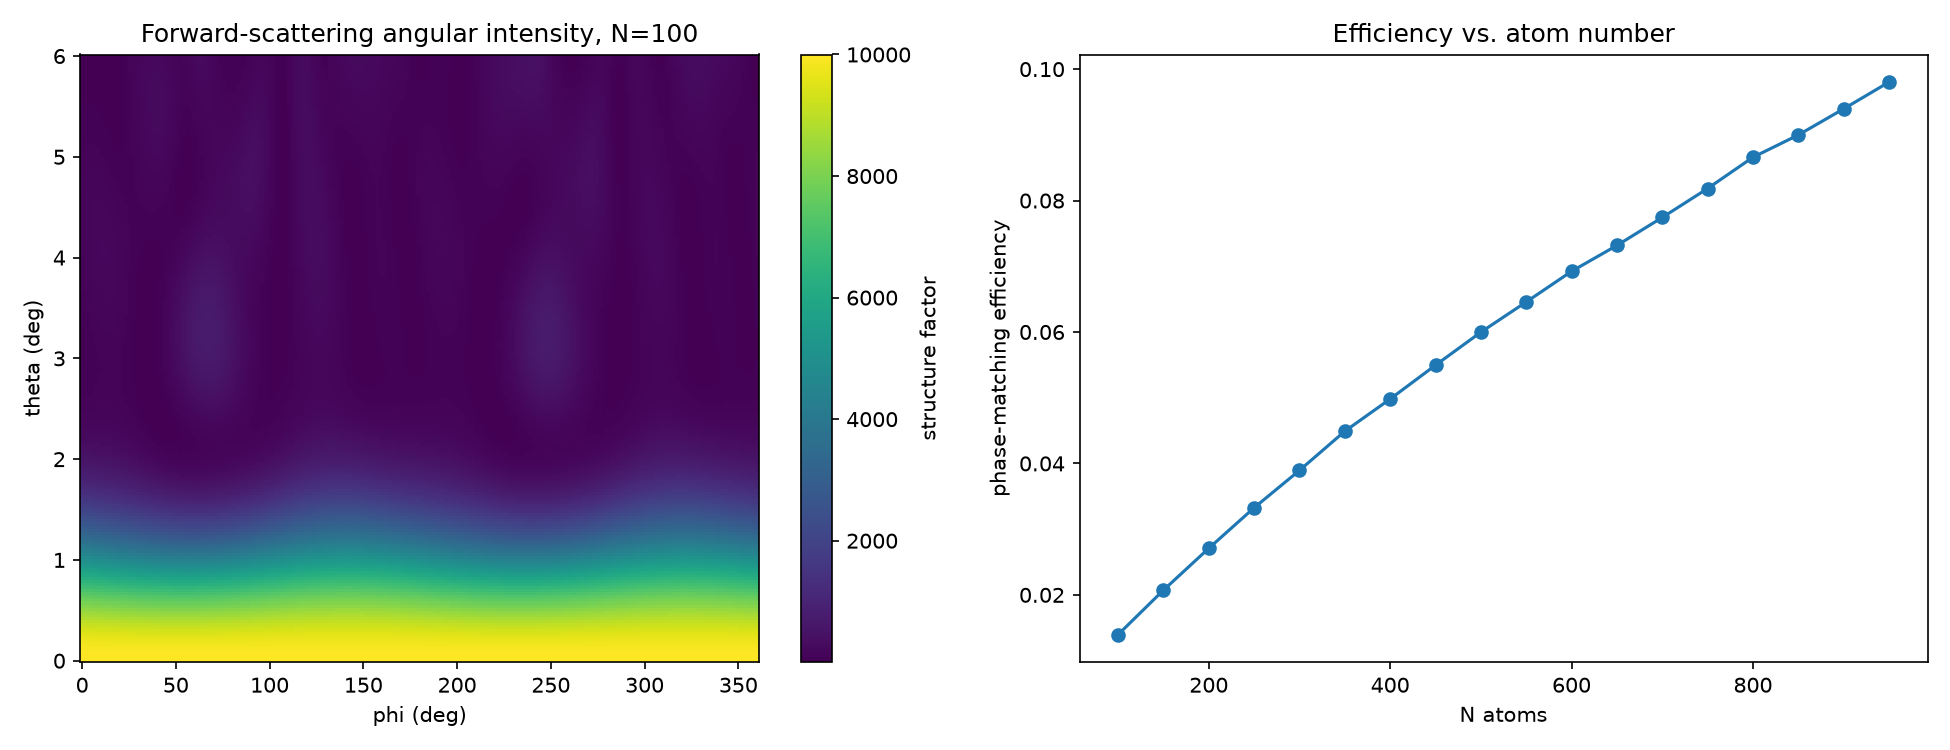

The script that saved this image:
"""Coherent forward-scattering phase-matching efficiency for a Rydberg atom array.

Unpublished exploratory work (never turned into a paper). Models spontaneous
four-wave-mixing retrieval from an ensemble/array of atoms driven by two
excitation fields (780 nm, 480 nm) and read out with a retrieval field pair,
following the phase-matching formalism of "Phase Matching in Lower
Dimensions" [PRL 125, 163601 (2020)]. Computes the coherent structure factor
(interference of scattered amplitudes from all atoms) combined with a
Debye-Waller disorder factor (thermal/positional spread), and integrates the
resulting angular intensity distribution to get the fraction of light
scattered into a forward collection cone -- the phase-matching efficiency --
as a function of atom number N.
"""

from pathlib import Path

import matplotlib

matplotlib.use("Agg")
import matplotlib.pyplot as plt
import numpy as np
from numba import jit

um = 1e-6
nm = 1e-9

# Wavenumbers of the two excitation fields and the two retrieval fields.
k1 = (2 * np.pi) / (780 * nm)
k2 = (2 * np.pi) / (480 * nm)
k3 = (2 * np.pi) / (480 * nm)
k4 = (2 * np.pi) / (780 * nm)


@jit(nopython=True, nogil=True)
def vec(theta, phi):
    """Unit vector for spherical angles (theta, phi)."""
    return np.array([np.sin(theta) * np.cos(phi), np.sin(theta) * np.sin(phi), np.cos(theta)])


@jit(nopython=True, nogil=True)
def ensemble(natoms, sigmax, sigmay, sigmaz):
    """Gaussian-distributed atom positions (3 x natoms), one fixed random seed."""
    np.random.seed(0)
    atoms = np.zeros((np.int64(3), natoms))
    atoms[0, :] = np.random.normal(0, sigmax, natoms)
    atoms[1, :] = np.random.normal(0, sigmay, natoms)
    atoms[2, :] = np.random.normal(0, sigmaz, natoms)
    return atoms


@jit(nopython=True, nogil=True)
def ktotal(t1, p1, t2, p2, t3, p3, t4, p4):
    """Total (phase-mismatch) wavevector -k1 - k2 + k3 + k4, for a grid of
    retrieval-field angles (t4, p4)."""
    k1vec = k1 * vec(t1, p1)
    k2vec = k2 * vec(t2, p2)
    k3vec = k3 * vec(t3, p3)
    k4vec = np.zeros((len(t4), len(p4), 3))
    for i in range(len(t4)):
        for j in range(len(p4)):
            k4vec[i, j, :] = k4 * vec(t4[i], p4[j])
    return -k1vec - k2vec + k3vec + k4vec


@jit(nopython=True, nogil=True)
def phase_list(atomposlist, t1, p1, t2, p2, t3, p3, t4, p4):
    """Per-atom phase k_total . r_atom, for each (theta4, phi4) direction."""
    ktot = ktotal(t1, p1, t2, p2, t3, p3, t4, p4)
    atomlist = atomposlist.T
    phaselist = np.zeros((len(t4), len(p4), atomlist.shape[0]))
    for i in range(atomlist.shape[0]):
        for j in range(ktot.shape[0]):
            for k in range(ktot.shape[1]):
                phaselist[j, k, i] = np.dot(atomlist[i, :], ktot[j, k, :])
    return phaselist


@jit(nopython=True, nogil=True)
def intensity(atomposlist, t4, p4):
    """Coherent structure factor |sum_atoms exp(i * phase)|^2 (no disorder average)."""
    phase = phase_list(atomposlist, 0, 0, np.pi, np.pi, np.pi, np.pi, t4, p4)
    return np.abs(np.sum(np.exp(1j * phase), axis=2)) ** 2


@jit(nopython=True, nogil=True)
def debye_waller_factor(sigmax, sigmay, sigmaz, t4, p4):
    """Debye-Waller disorder factor from Gaussian positional spread sigma_i."""
    ktot = ktotal(0, 0, np.pi, np.pi, np.pi, np.pi, t4, p4)
    dbf1 = np.exp(-(ktot[:, :, 0] ** 2) * sigmax**2)
    dbf2 = np.exp(-(ktot[:, :, 1] ** 2) * sigmay**2)
    dbf3 = np.exp(-(ktot[:, :, 2] ** 2) * sigmaz**2)
    return dbf1 * dbf2 * dbf3


@jit(nopython=True, nogil=True)
def avg_intensity(atomposlist, sigmax, sigmay, sigmaz, t4, p4):
    """Disorder-averaged intensity: coherent term (weighted by DBF) plus the
    incoherent background N*(1 - DBF)."""
    intens = intensity(atomposlist, t4, p4)
    dbf = debye_waller_factor(sigmax, sigmay, sigmaz, t4, p4)
    return intens * dbf + atomposlist.shape[1] * (1 - dbf)


def phase_matching_efficiency(N, n_theta=1000, n_phi=6):
    """Fraction of scattered light collected within a forward cone of
    ~1.6 degrees half-angle (matching the original notebook's cutoff of
    theta index 36 out of a 4000-point grid spanning [0, pi]), disorder
    averaged over the ensemble's thermal spread.
    """
    theta_cutoff_idx = max(1, round(36 / 4000 * n_theta))
    atoms = ensemble(N, 5.85 / 2 * um, 5.85 / 2 * um, 10.5 / 2 * um)
    sigmax, sigmay, sigmaz = 0.3 * 780 * nm, 0.3 * 780 * nm, 2.4 * 780 * nm
    tdata = np.linspace(0, np.pi, n_theta)
    pdata = np.linspace(0, 2 * np.pi, n_phi)
    idata = avg_intensity(atoms, sigmax, sigmay, sigmaz, tdata, pdata)
    idata_sin = idata * np.sin(tdata)[:, None]
    return np.sum(idata_sin[0:theta_cutoff_idx, :]) / np.sum(idata_sin)


def main():
    # A single-ensemble angular intensity map, for illustration.
    N_demo = 100
    atoms_demo = ensemble(N_demo, 5.85 * um, 5.85 * um, 10.5 / 2 * um)
    t4, p4 = np.linspace(0, np.pi / 30, 200), np.linspace(0, 2 * np.pi, 200)
    intensity_map = intensity(atoms_demo, t4, p4)

    # Phase-matching efficiency vs. atom number.
    N_list = np.arange(100, 1000, 50)
    eff_list = np.array([phase_matching_efficiency(int(N)) for N in N_list])

    fig, axes = plt.subplots(1, 2, figsize=(13, 5))

    ax = axes[0]
    thetas_deg = t4 * 180 / np.pi
    pc = ax.pcolormesh(p4 * 180 / np.pi, thetas_deg, intensity_map, shading="nearest")
    fig.colorbar(pc, ax=ax, label="structure factor")
    ax.set_xlabel("phi (deg)")
    ax.set_ylabel("theta (deg)")
    ax.set_title(f"Forward-scattering angular intensity, N={N_demo}")

    ax = axes[1]
    ax.plot(N_list, eff_list, "o-")
    ax.set_xlabel("N atoms")
    ax.set_ylabel("phase-matching efficiency")
    ax.set_title("Efficiency vs. atom number")

    fig.tight_layout()
    fig.savefig(Path(__file__).with_suffix(".png"), dpi=150)
    print(f"Saved figure to {Path(__file__).with_suffix('.png')}")


if __name__ == "__main__":
    main()
